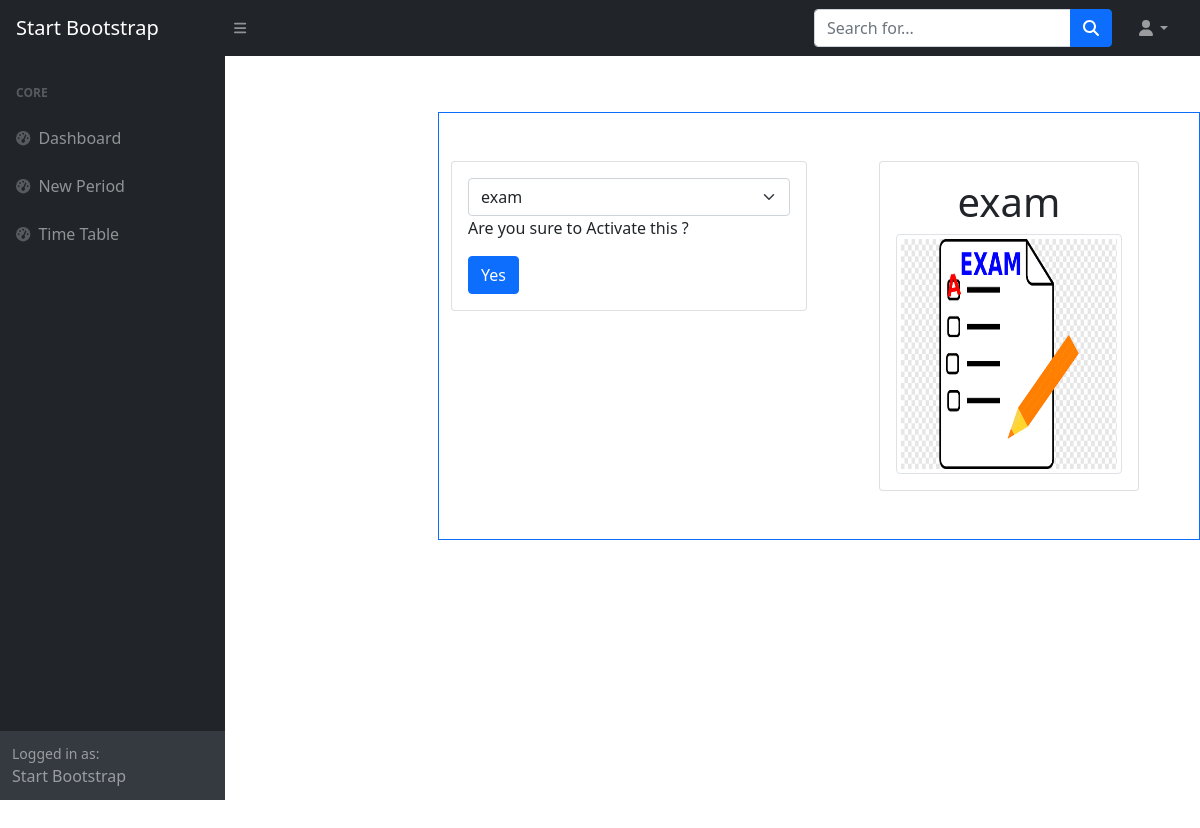
Screenshot of /tt/ with the database file from the repository.
### scheduler/models.py (models this page shows, shortened)
class Schedule(models.Model):
    schedule = models.CharField(max_length = 200)
    description = models.TextField()
    last_modified = models.DateTimeField(auto_now_add = True)
    img = models.ImageField(upload_to = "images/")
    is_the_chosen_one = models.BooleanField()

### scheduler/views.py (the view)
# urls.py: path('',views.index,name='index'),
def index(request):
    context={}
    sch=Schedule.objects.all()
    if request.method=="POST":
        obj = get_object_or_404(Schedule,id= request.POST['item_id'])
        obj.is_the_chosen_one = True
        obj.save()
        print(request.POST['item_id'])
        messages.success(request,"Schedule Selected Successfully !")
    context={}
    context['form']=sch
    return render (request,'scheduler/dash.html',context)

### scheduler/templates/scheduler/dash.html (shortened to what this page needs)
{% extends "./base.html" %}
{% block content %}
{%load static %}
<div id="layoutSidenav_content">
    <div class="container" id="layoutSidenav_content">
        <div class="row border  border-primary">
            <div class="col-6">
                <form method="POST" class="card p-3 mt-5" autocomplete="off">
                    <select class="form-select" name="item_id" aria-label="Default select example">
                        {% for entry in form %}
                        {% if entry.is_the_chosen_one %}
                        <option value="{{ entry.id }}" selected>{{ entry.schedule }} </option>
                        {% endif %}
                        {% endfor %}
                    </select>
                    <div class="label">
                        Are you sure to Activate this ?
                    </div>
                    <div>
                        <button type="submit" class="btn btn-primary mt-3">Yes</button>
                    </div>
                </form>
            </div>
            <div class="col-6">
                <div class="card p-3 m-5">
                    {% for entry in form %}
                    {% if entry.is_the_chosen_one %}
                    <h1 class="d-flex justify-content-center"> {{entry.schedule}}</h1>
                    <div class="aspect-ratio-box d-flex justify-content-center">
                        <img class="img-fluid img-thumbnail" src="{% static '../media'%}/{{entry.img}} "
                            style="width: 320px; height: 240px;" />
                    </div>
                    {% endif %}
                    {% endfor %}
                </div>
            </div>
        </div>
    </div>
</div>
{% endblock %}

### rows the page displays
Schedule: schedule "exam", img (picture)

### other values shown
form field item_id "exam"
